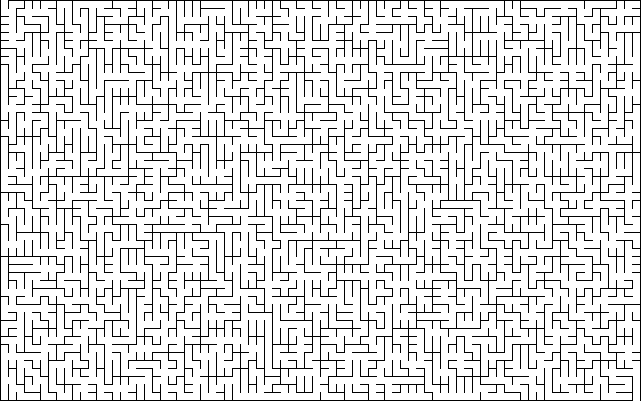
#> input picture mazes/example2.png, 641 x 401 px
$ python mazeSolver.py
#> lines starting #> are read from the running program, lines starting #| are printed output that depends on the picture; after the words box and inside, x2 and y2 are one past the last pixel; in counts of white or black regions, pixels touching at a corner belong together
import cv2
import numpy as np

#global endFound
def dfs(s0,s1,adjList,e0,e1,discovered):
	global endFound
	global s
	if endFound==0:

		discovered[s0][s1]=1
		for i in adjList[s0][s1]:

			s+=i
			if i=='l':
				if s0==e0 and s1-1==e1:
					endFound=1
					return
				if discovered[s0][s1-1]==0:
					dfs(s0,s1-1,adjList,e0,e1,discovered)

			if i=='r':
				if s0==e0 and s1+1==e1:
					endFound=1
					return
				if discovered[s0][s1+1]==0:
					dfs(s0,s1+1,adjList,e0,e1,discovered)

			if i=='u':
				if s0-1==e0 and s1==e1:
					endFound=1
					return

				if discovered[s0-1][s1]==0:
					dfs(s0-1,s1,adjList,e0,e1,discovered)

			if i=='d':
				if s0+1==e0 and s1==e1:
					endFound=1
					return
				if discovered[s0+1][s1]==0:
					dfs(s0+1,s1,adjList,e0,e1,discovered)

			if endFound==0:
				s=s[:-1]
			else:
				return


fileName=input("Enter the name of image file: ")
#> the answer given: mazes/example2.png
originalimage=cv2.imread(fileName)
#> originalimage is the input picture: shape (401, 641, 3); 87.1% white; black in thin lines or dots
img=cv2.imread(fileName,cv2.IMREAD_GRAYSCALE)
#> img: shape (401, 641); 87.1% white; black in thin lines or dots
totalHeight,totalWidth=img.shape
#> totalHeight = 401; totalWidth = 641
l=[]
unitWidth=0
count=0
checkWhite=0
s0=0
s1=0
e0=0
e1=0

for i in range(totalWidth):
	if img[0,i]>=128:
		checkWhite=1
		break
if checkWhite==1:
	l.append([0,i])
	while img[0,i]>=128:
		i+=1
		unitWidth+=1
#> this loop made 7 passes
#> after the loop, i = 8; unitWidth = 7
	count+=1
	l.append([0,i])


if count<2:
	checkWhite=0
	unitWidth=0
	for i in range(totalWidth):
		if img[totalHeight-1,i]>=128:
			checkWhite=1
			break
	if checkWhite==1:
		l.append([totalHeight-1,i])
		while img[totalHeight-1,i]>=128:
			i+=1
			unitWidth+=1
#> after the loop, i = 640; unitWidth = 7
		count+=1
		l.append([totalHeight-1,i])

if count<2:
	checkWhite=0
	unitWidth=0
	for i in range(totalHeight):
		if img[i,0]>=128:
			checkWhite=1
			break
	if checkWhite==1:
		l.append([i,0])
		while img[i,0]>=128:
			i+=1
			unitWidth+=1
		count+=1
		l.append([i,0])

if count<2:
	checkWhite=0
	unitWidth=0
	for i in range(totalHeight):
		if img[i,totalWidth-1]>=128:
			checkWhite=1
			break

	if checkWhite==1:
		l.append([i,totalWidth-1])
		while img[i,totalWidth-1]>=128:
			i+=1
			unitWidth+=1
		l.append([i,totalWidth-1])


i=0
cellWidth=unitWidth
#> cellWidth = 7
seperatorWidth1=0
firstCell=unitWidth//2
#> firstCell = 3
while img[i,firstCell]<=128:
	seperatorWidth1+=1
	i+=1
#> this loop made 0 passes
#> after the loop, i = 0; seperatorWidth1 = 0
seperatorWidth2=0
i=0
nextCell=unitWidth+unitWidth//2
#> nextCell = 10
while img[i,nextCell]<=128:
	seperatorWidth2+=1
	i+=1
#> this loop made 1 pass
#> (seperatorWidth2, i) on pass 1: (1, 1)
#> after the loop, i = 1; seperatorWidth2 = 1
seperatorWidth=max(seperatorWidth1,seperatorWidth2)
#> seperatorWidth = 1

adjList=[]
rowpixel=seperatorWidth+cellWidth//2
#> rowpixel = 4
columnpixel=seperatorWidth+cellWidth//2
#> columnpixel = 4
unitWidth=cellWidth+seperatorWidth
#> unitWidth = 8

#Calculating the start (s0,s1)
if l[0][0]==l[1][0]:
	if l[0][0]==0:
		s0=0
	else:
		l[0][0]-=unitWidth//2
		s0=l[0][0]//unitWidth
	l[1][1]-=unitWidth//2
	s1=l[1][1]//unitWidth
#> s1 = 0
else:
	if l[0][1]==0:
		s1=0

	else:
		l[0][1]-=unitWidth//2
		s1=l[0][1]//unitWidth
	l[1][0]-=unitWidth//2
	s0=l[1][0]//unitWidth

#Calculating the end (e0,e1)
if l[2][0]==l[3][0]:
	if l[2][0]==0:
		e0=0
	else:
		l[2][0]-=unitWidth//2
		e0=l[2][0]//unitWidth
#> e0 = 49
	l[3][1]-=unitWidth//2
	e1=l[3][1]//unitWidth
#> e1 = 79
else:
	if l[2][1]==0:
		e1=0

	else:
		l[2][1]-=unitWidth//2
		e1=l[2][1]//unitWidth
	l[3][0]-=unitWidth//2
	e0=l[3][0]//unitWidth


nRows=totalHeight//(unitWidth)
#> nRows = 50
nCols=totalWidth//(unitWidth)
#> nCols = 80
discovered=[]
for i in range(nRows):
	adjList.append([])
	discovered.append([])
	for j in range(nCols):
		adjList[i].append("")
		discovered[i].append(0)

for i in range(nRows):
	for j in range(nCols):
		if columnpixel+unitWidth<totalWidth:
			flag=0
			for k in range(unitWidth):
				if img[rowpixel,columnpixel+k]<128:
					flag=1
					break
			if flag==0:
				adjList[i][j]+='r'
				adjList[i][j+1]+='l'

		if rowpixel+unitWidth<totalHeight:
			flag=0
			for k in range(unitWidth):
				if img[rowpixel+k,columnpixel]<128:
					flag=1
					break
			if flag==0:
				adjList[i][j]+='d'
				adjList[i+1][j]+='u'
		columnpixel+=unitWidth
	columnpixel=seperatorWidth+unitWidth//2
	rowpixel+=unitWidth
#> this loop made 50 passes
#> rowpixel on passes 1 to 12: 12, 20, 28, 36, 44, 52, 60, 68, 76, 84, 92, 100
#> after the loop, adjList = 50 items; rowpixel = 404

s=""
endFound=0
dfs(s0,s1,adjList,e0,e1,discovered)
#> the loop in dfs, `for i in adjList[s0][s1]: ` made 1 pass
#> (i, s) on pass 1: ('d', 'drddddrrddrrurdddrrrddddrrddrdrrdru')


rowpixel=s0*unitWidth+unitWidth//2
columnpixel=s1*unitWidth+unitWidth//2

for i in s:
	if i=='l':
		for k in range(unitWidth):
			originalimage[rowpixel,columnpixel]=[0,0,255]
			columnpixel-=1
	if i=='u':
		for k in range(unitWidth):
			originalimage[rowpixel,columnpixel]=[0,0,255]
			rowpixel-=1
	if i=='r':
		for k in range(unitWidth):
			originalimage[rowpixel,columnpixel]=[0,0,255]
			columnpixel+=1
	if i=='d':
		for k in range(unitWidth):
			originalimage[rowpixel,columnpixel]=[0,0,255]
			rowpixel+=1
#> this loop made 336 passes
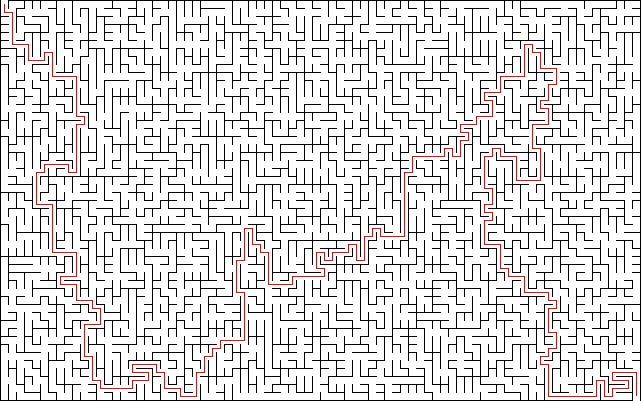
#> originalimage: shape (401, 641, 3); 1.05% of pixels changed, all inside (x1, y1, x2, y2) = (4, 4, 637, 397)
cv2.imshow('Solution',originalimage)
cv2.waitKey(0)
cv2.destroyAllWindows()
cv2.imwrite('solution.png',originalimage)
print('Solution of the maze is saved as solution.png')
